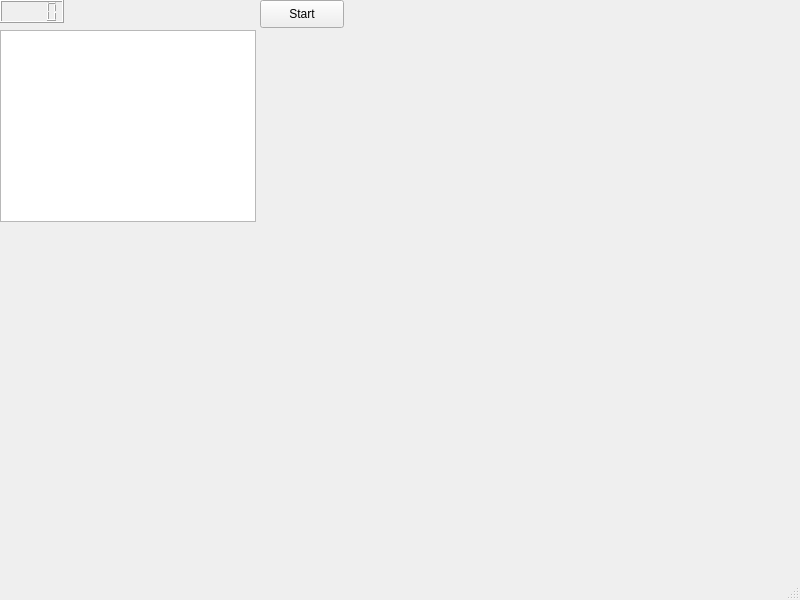
<?xml version="1.0" encoding="UTF-8"?>
<ui version="4.0">
 <class>MainWindow</class>
 <widget class="QMainWindow" name="MainWindow">
  <property name="geometry">
   <rect>
    <x>0</x>
    <y>0</y>
    <width>800</width>
    <height>600</height>
   </rect>
  </property>
  <property name="sizePolicy">
   <sizepolicy hsizetype="Preferred" vsizetype="Preferred">
    <horstretch>0</horstretch>
    <verstretch>0</verstretch>
   </sizepolicy>
  </property>
  <property name="windowTitle">
   <string>MainWindow</string>
  </property>
  <widget class="QWidget" name="centralwidget">
   <property name="sizePolicy">
    <sizepolicy hsizetype="Ignored" vsizetype="Ignored">
     <horstretch>0</horstretch>
     <verstretch>0</verstretch>
    </sizepolicy>
   </property>
   <widget class="QGraphicsView" name="gameView">
    <property name="geometry">
     <rect>
      <x>0</x>
      <y>30</y>
      <width>256</width>
      <height>192</height>
     </rect>
    </property>
    <property name="sizePolicy">
     <sizepolicy hsizetype="MinimumExpanding" vsizetype="MinimumExpanding">
      <horstretch>0</horstretch>
      <verstretch>0</verstretch>
     </sizepolicy>
    </property>
   </widget>
   <widget class="QPushButton" name="startButton">
    <property name="geometry">
     <rect>
      <x>260</x>
      <y>0</y>
      <width>84</width>
      <height>28</height>
     </rect>
    </property>
    <property name="text">
     <string>Start</string>
    </property>
   </widget>
   <widget class="QLCDNumber" name="timeLeft">
    <property name="geometry">
     <rect>
      <x>0</x>
      <y>0</y>
      <width>64</width>
      <height>23</height>
     </rect>
    </property>
   </widget>
  </widget>
  <widget class="QMenuBar" name="menubar">
   <property name="geometry">
    <rect>
     <x>0</x>
     <y>0</y>
     <width>800</width>
     <height>25</height>
    </rect>
   </property>
  </widget>
  <widget class="QStatusBar" name="statusbar"/>
 </widget>
 <resources/>
 <connections/>
</ui>
